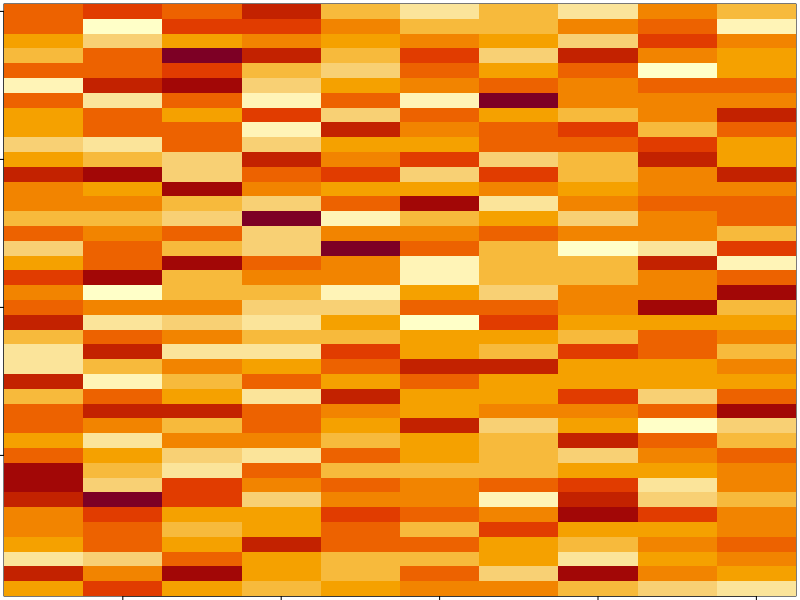
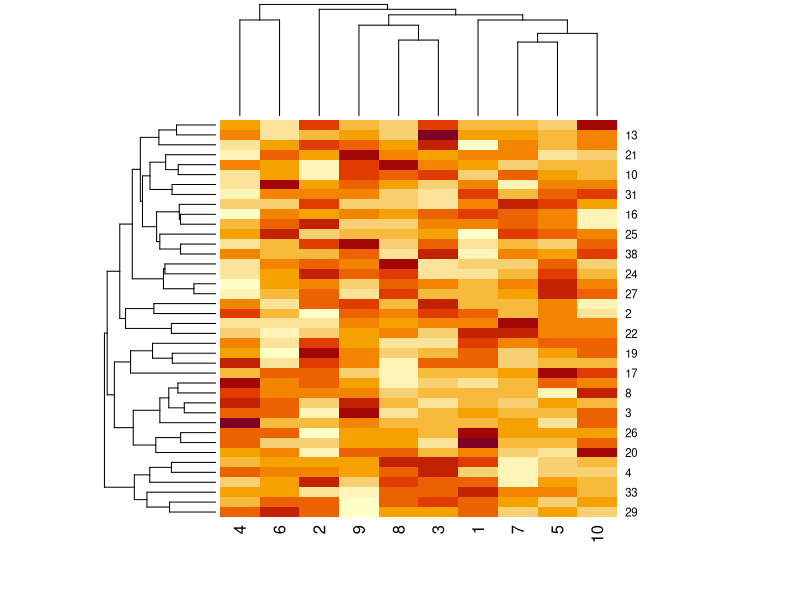
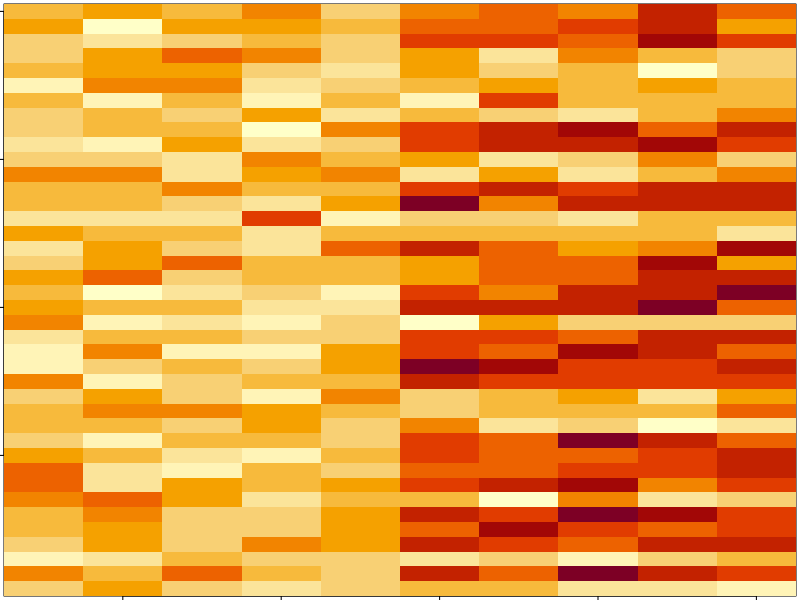
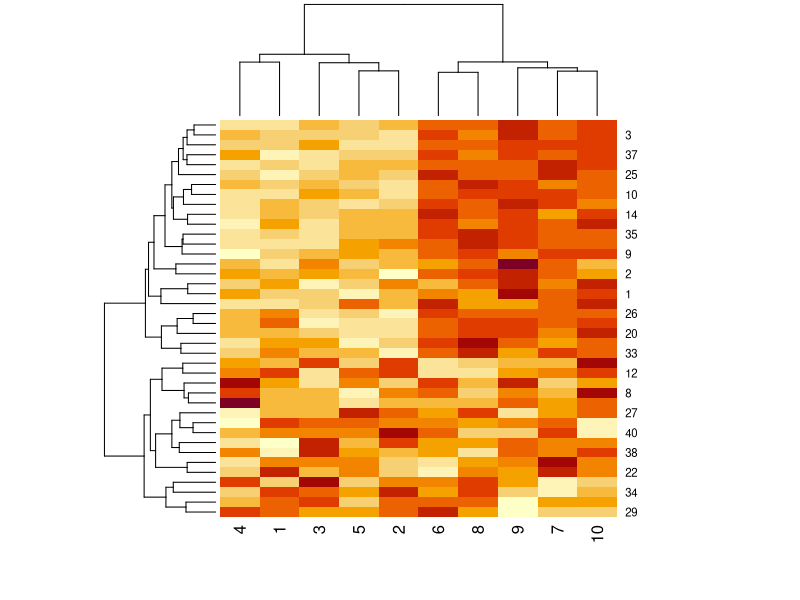
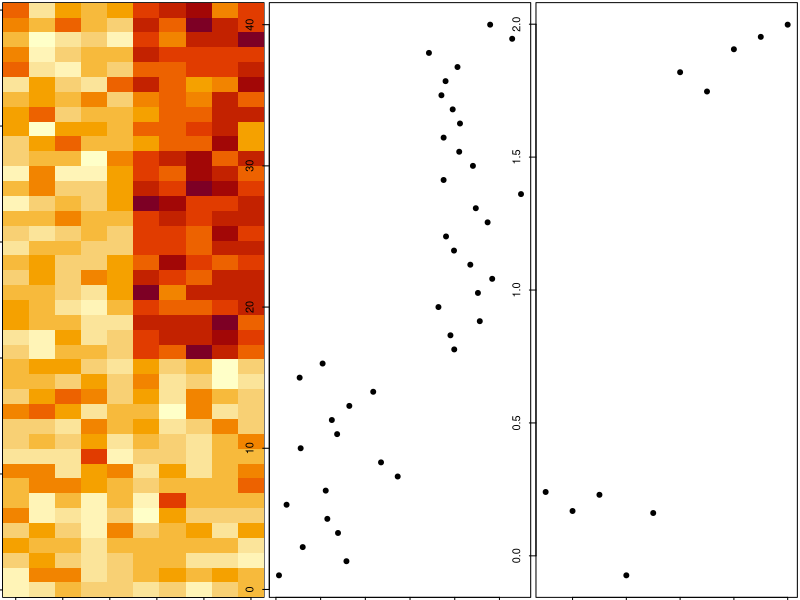

Here is the R script that generated these plots, in order:
set.seed(12345)
# help(par)
par(mar = rep(0.2,4))
data_Matrix <- matrix(rnorm(400), nrow = 40)
image(1:10, 1:40, t(data_Matrix) [,nrow(data_Matrix):1])

par(mar=rep(0.2,4))
heatmap(data_Matrix)

set.seed(678910)
for(i in 1:40) {
  coin_Flip <- rbinom(1, size = 1, prob = 0.5)
  if(coin_Flip) {
    data_Matrix[i, ] <- data_Matrix[i, ] + rep(c(0,3), each =5)
  }
}

par(mar = rep(0.2, 4))
image(1:10, 1:40, t(data_Matrix)[, nrow(data_Matrix):1])
par(mar = rep(0.2, 4))
heatmap(data_Matrix)

hh <- hclust(dist(data_Matrix))
data_Matrix_Ordered <- data_Matrix[hh$order,]
par(mfrow = c(1, 3))
image(t(data_Matrix_Ordered)[, nrow(data_Matrix_Ordered):1])
plot(rowMeans(data_Matrix_Ordered), 40:1, , xlab = "Row Mean", ylab = "Row", pch = 19)
plot(colMeans(data_Matrix_Ordered) , xlab = "Column", ylab = "Column Mean", pch = 19)


